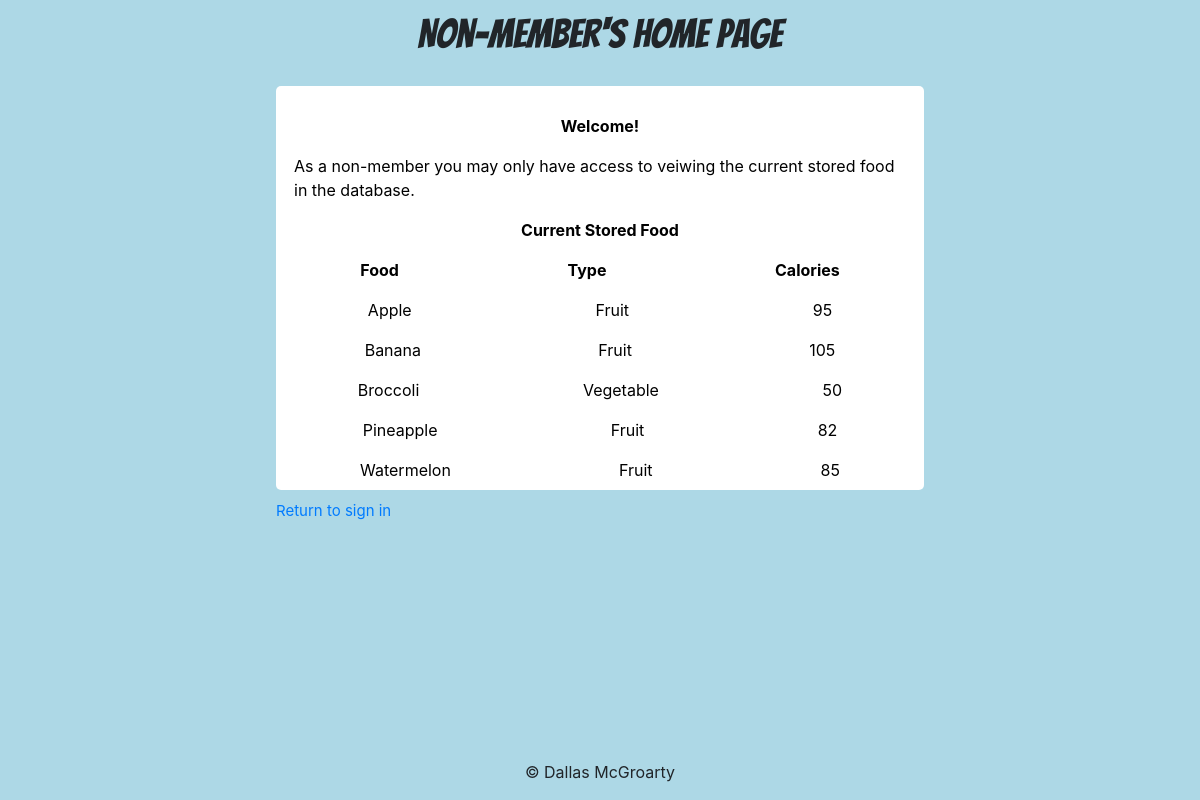
The page /non_member_home.php on the database its author committed.
### tables this page shows
CREATE TABLE Foods
    (FoodID INT NOT NULL AUTO_INCREMENT PRIMARY KEY,
     FoodName CHAR(50) NOT NULL,
     FoodType CHAR(50) NOT NULL,
     Calories SMALLINT 
    );

### db/queries.php (the view, shortened to what this page needs)
<?php
 function load_food()
 {
     $conn = connect_db();
     $result = $conn->query('SELECT * FROM Foods');
     if($result->num_rows <= 0)
     {
        echo "<p class='text-center' style='color: red; font-weight: bold'>There are no foods in the database!</p>";
     }
     else {
        while($rows = $result->fetch_assoc())
        {
            echo "<div class='d-flex flex-row justify-content-around align-items-center' style=''>";
            echo "<div class='p-2' style='color: black;'>" . $rows['FoodName'] . "</div>";
            echo "<div class='p-2' style='color: black;'>" . $rows['FoodType'] . "</div>";
            echo "<div class='p-2' style='color: black;'>" . $rows['Calories'] . "</div>";
            echo "</div>";
        }
     }
 }
?>

### non_member_home.php (shortened to what this page needs)
<body class="container" style="background-color: lightblue;">
  <header>
    <h1 class="text-center" style="font-family: 'Bangers', cursive; margin-top: 10px">Non-Member's Home Page</h1>
  </header>
  <div class="d-flex justify-content-center container" style="flex-direction: column;">
    <div class="d-flex justify-content-center align-self-center" style="flex-direction: column; background-color: white; width: 60%; border-radius: 5px; margin-top: 20px;">
        <div class="d-flex flex-row justify-content-center" style="padding-top: 20px; width: 100%">
          <div class='p-2' style='color: black; font-weight: bold'>Welcome!</div>
        </div>
        <div class="d-flex flex-row justify-content-center" style="margin-left: 10px; margin-right: 10px;">
          <div class='p-2' style='color: black;'>As a non-member you may only have access to veiwing the
            current stored food in the database.</div>
        </div>
        <div class="d-flex flex-row justify-content-center" style="width: 100%">
          <div class='p-2' style='color: black; font-weight: bold'>Current Stored Food</div>
        </div>
        <div class="d-flex flex-row justify-content-around align-items-center" style="">
          <div class='p-2' style='color: black; font-weight: bold'>Food</div>
          <div class='p-2' style='color: black; font-weight: bold'>Type</div>
          <div class='p-2' style='color: black; font-weight: bold'>Calories</div>
        </div>
        <?php
            require('db/queries.php');
            load_food();
        ?>
      </div>
      <a class="d-flex align-self-end float-right" href=login.php role="button" style="; margin-top: 10px; width: 80%; text-decoration: none; font-size: 15px;">Return to sign in</a>
  </div>

### rows shown on the page
foods: FoodName "Apple", FoodType "Fruit", Calories "95"
foods: FoodName "Banana", FoodType "Fruit", Calories "105"
foods: FoodName "Broccoli", FoodType "Vegetable", Calories "50"
foods: FoodName "Pineapple", FoodType "Fruit", Calories "82"
foods: FoodName "Watermelon", FoodType "Fruit", Calories "85"
